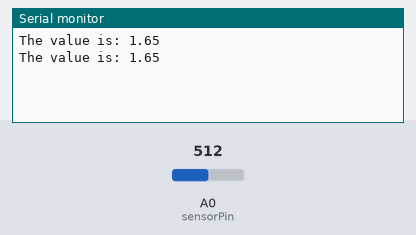
This sketch was run on a simulated Arduino Nano, built with avr-gcc and run on an emulated ATmega328P. Shown: the last lines printed to the serial monitor. The test bench sets the inputs (shaded band); at power-on: A0 (sensorPin) = 512.

Above: at 1.8 s.
1.9 s: A0 (sensorPin) set to 716
At 2.8 s:
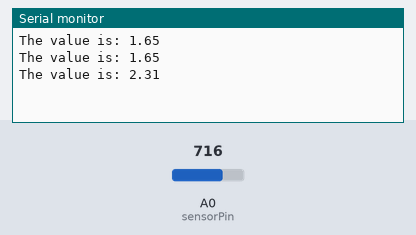
3.4 s: A0 (sensorPin) set to 900
At 4.5 s:
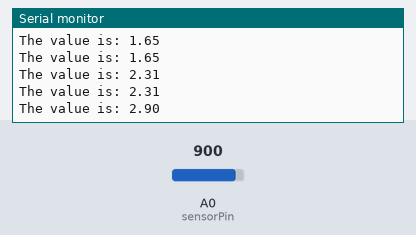
Timing chart, 0 to 6.4 s (numbered marks = the images above; inputs shaded):
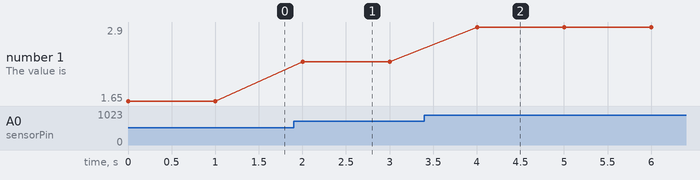

Measured:
- after the input at 1.9 s, the serial monitor: prints a new line after 0.10 s (image 1)
- after the input at 3.4 s, the serial monitor: prints a new line after 0.60 s (image 2)
- plotted number 1: 1.65 → 2.31 after the input at 1.9 s, 2.31 → 2.9 after the input at 3.4 s

The sketch:

Lectura_ADC.ino
```cpp
// Lectura ADC
// Created by Diego Remon
// https://github.com/DiegoRemonn/Redes-de-Sensores

int sensorPin = A0;
float sensorValue = 0;
float sensorVoltage = 0;

void setup() {
  // put your setup code here, to run once:
  // Inicializacion del puerto serie
  Serial.begin(9600);
}

void loop() {
  // put your main code here, to run repeatedly:
  // Lectura del ADC y conversion a valor de tension (10 bit - 3.3 V)
  sensorValue = analogRead(sensorPin);
  sensorVoltage = sensorValue*3.3/1023;
  // Muestra por pantalla el valor de tension
  Serial.print("The value is: ");
  Serial.println(sensorVoltage);
  // Espera de 1 segundo
  delay(1000);
}
```
